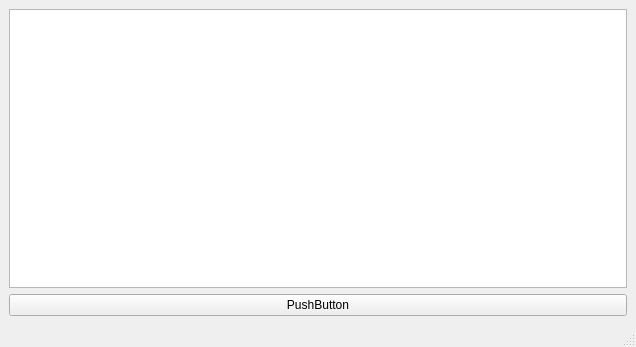
<?xml version="1.0" encoding="UTF-8"?>
<ui version="4.0">
 <class>MainWindow</class>
 <widget class="QMainWindow" name="MainWindow">
  <property name="geometry">
   <rect>
    <x>0</x>
    <y>0</y>
    <width>636</width>
    <height>347</height>
   </rect>
  </property>
  <property name="windowTitle">
   <string>MainWindow</string>
  </property>
  <widget class="QWidget" name="centralwidget">
   <layout class="QVBoxLayout" name="verticalLayout">
    <item>
     <widget class="QListWidget" name="listWidget"/>
    </item>
    <item>
     <widget class="QPushButton" name="pushButton">
      <property name="text">
       <string>PushButton</string>
      </property>
     </widget>
    </item>
   </layout>
  </widget>
  <widget class="QMenuBar" name="menubar">
   <property name="geometry">
    <rect>
     <x>0</x>
     <y>0</y>
     <width>636</width>
     <height>24</height>
    </rect>
   </property>
  </widget>
  <widget class="QStatusBar" name="statusbar"/>
 </widget>
 <resources/>
 <connections/>
</ui>
